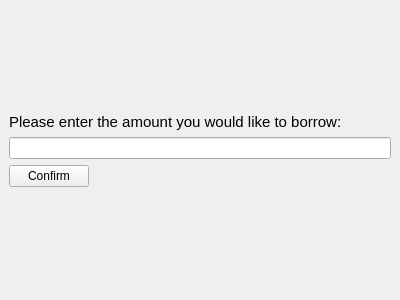
<?xml version="1.0" encoding="UTF-8"?>
<ui version="4.0">
 <class>CreditWidget</class>
 <widget class="QStackedWidget" name="CreditWidget">
  <property name="geometry">
   <rect>
    <x>0</x>
    <y>0</y>
    <width>400</width>
    <height>300</height>
   </rect>
  </property>
  <property name="windowTitle">
   <string>StackedWidget</string>
  </property>
  <widget class="QWidget" name="page">
   <layout class="QGridLayout" name="gridLayout">
    <item row="1" column="0">
     <layout class="QFormLayout" name="formLayout_2">
      <item row="0" column="0">
       <widget class="QLabel" name="label">
        <property name="font">
         <font>
          <pointsize>11</pointsize>
         </font>
        </property>
        <property name="text">
         <string>Please enter the amount you would like to borrow:</string>
        </property>
       </widget>
      </item>
      <item row="1" column="0" colspan="2">
       <widget class="QLineEdit" name="lineEdit">
        <property name="sizePolicy">
         <sizepolicy hsizetype="Expanding" vsizetype="Fixed">
          <horstretch>0</horstretch>
          <verstretch>0</verstretch>
         </sizepolicy>
        </property>
       </widget>
      </item>
      <item row="2" column="0">
       <widget class="QPushButton" name="btnConfirm">
        <property name="sizePolicy">
         <sizepolicy hsizetype="Preferred" vsizetype="Fixed">
          <horstretch>0</horstretch>
          <verstretch>0</verstretch>
         </sizepolicy>
        </property>
        <property name="text">
         <string>Confirm</string>
        </property>
       </widget>
      </item>
     </layout>
    </item>
    <item row="0" column="0">
     <spacer name="verticalSpacer">
      <property name="orientation">
       <enum>Qt::Vertical</enum>
      </property>
      <property name="sizeHint" stdset="0">
       <size>
        <width>20</width>
        <height>40</height>
       </size>
      </property>
     </spacer>
    </item>
    <item row="2" column="0">
     <spacer name="verticalSpacer_2">
      <property name="orientation">
       <enum>Qt::Vertical</enum>
      </property>
      <property name="sizeHint" stdset="0">
       <size>
        <width>20</width>
        <height>40</height>
       </size>
      </property>
     </spacer>
    </item>
   </layout>
  </widget>
 </widget>
 <resources/>
 <connections/>
</ui>
